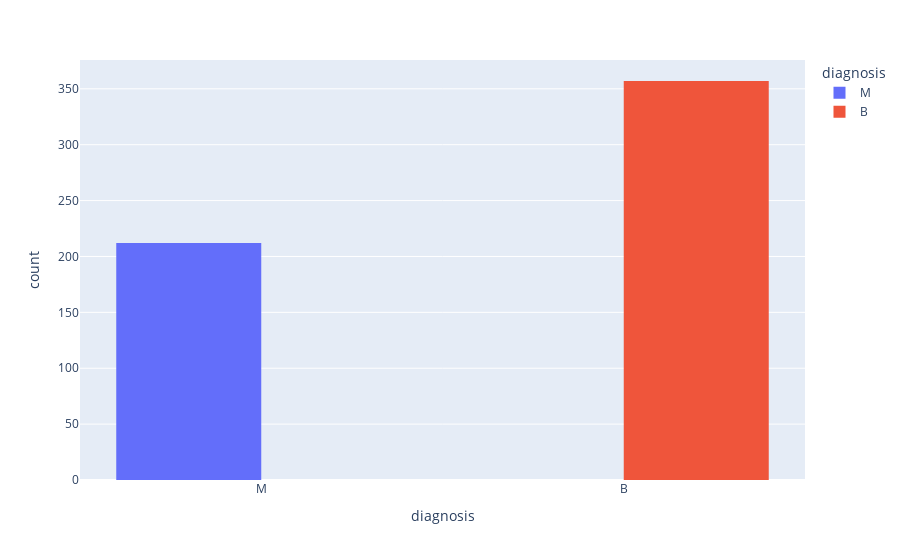

Source (notebook cell):
### Code cell
fig= px.histogram(df, x='diagnosis',color='diagnosis', barmode='group')
fig.show()

### Figure 1 — Plotly figure (JSON) as saved in the notebook; plotly's stock layout.template omitted (floating-point values rounded to 4 significant figures; data arrays with more than 128 entries replaced by an {"elided": "..."} marker saying what was removed)
{"data": [{"alignmentgroup": "True", "bingroup": "x", "hovertemplate": "diagnosis=%{x}<br>count=%{y}<extra></extra>", "legendgroup": "M", "marker": {"color": "#636efa"}, "name": "M", "offsetgroup": "M", "orientation": "v", "showlegend": true, "type": "histogram", "x": {"elided": "212 str values"}, "xaxis": "x", "yaxis": "y"}, {"alignmentgroup": "True", "bingroup": "x", "hovertemplate": "diagnosis=%{x}<br>count=%{y}<extra></extra>", "legendgroup": "B", "marker": {"color": "#EF553B"}, "name": "B", "offsetgroup": "B", "orientation": "v", "showlegend": true, "type": "histogram", "x": {"elided": "357 str values"}, "xaxis": "x", "yaxis": "y"}], "layout": {"barmode": "group", "legend": {"title": {"text": "diagnosis"}, "tracegroupgap": 0}, "margin": {"t": 60}, "xaxis": {"anchor": "y", "categoryarray": ["M", "B"], "categoryorder": "array", "domain": [0, 1], "title": {"text": "diagnosis"}}, "yaxis": {"anchor": "x", "domain": [0, 1], "title": {"text": "count"}}}}
